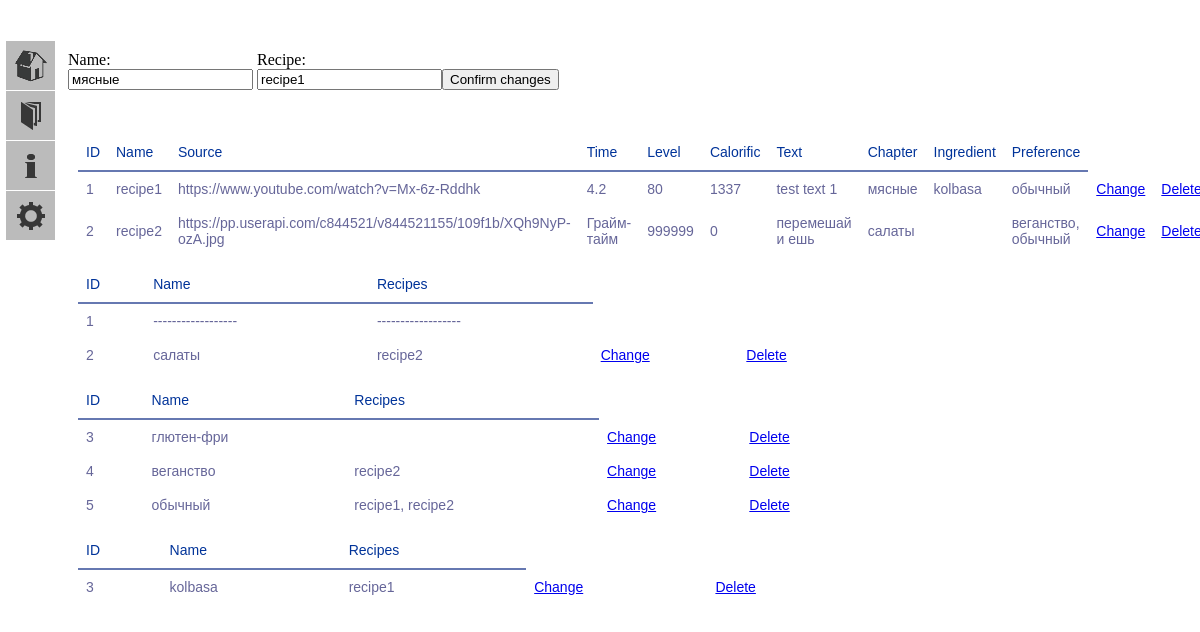
Page /change/chapter/1 on the committed database.
### models.py (models this page shows, shortened)
class Chapter(db.Model):
    id = db.Column(db.Integer, primary_key=True)
    name = db.Column(db.TEXT(16), index=True, unique=True)
    recipes = db.relationship("Recipe")
    def get_item(self, i):
        return {
            0: self.id,
            1: self.name,
            2: ", ".join('{}'.format(x.name) for x in self.recipes)
        }[i]
    def __iter__(self):
        return (self.get_item(i) for i in range(0, 3))

class Recipe(db.Model):
    id = db.Column(db.Integer, primary_key=True)
    name = db.Column(db.TEXT(512), index=True)
    source = db.Column(db.TEXT(512))
    time = db.Column(db.String(32))
    level = db.Column(db.INT)
    calorific = db.Column(db.INT)
    text = db.Column(db.TEXT(8192))
    chapter_id = db.Column(db.Integer, db.ForeignKey("chapter.id", ondelete='CASCADE'), index=True)
    rec_ingr = db.relationship("RecipeIngredient", back_populates='recipes', cascade='all')
    rec_pref = db.relationship("RecipePreference", back_populates='recipes', cascade='all')
    def get_item(self, index):
        return {
            0: str(self.id),
            1: str(self.name),
            2: str(self.source),
            3: str(self.time),
            4: str(self.level),
            5: str(self.calorific),
            6: str(self.text),
            7: ', '.join(list('{}'.format(Chapter.query.get(x.id).name)
                              for x in Chapter.query.filter_by(id=self.chapter_id).all())),
            8: ', '.join(list('{}'.format(Ingredient.query.get(x.ingredient_id).name)
                              for x in RecipeIngredient.query.filter_by(recipe_id=self.id).all())),
            9: ', '.join(list('{}'.format(Preference.query.get(x.preference_id).name)
                              for x in RecipePreference.query.filter_by(recipe_id=self.id).all()))
        }[index]
    def __iter__(self):
        return (self.get_item(i) for i in range(0, 10))

class Ingredient(db.Model):
    id = db.Column(db.Integer, primary_key=True)
    name = db.Column(db.TEXT(16), index=True)
    rec_ingr = db.relationship("RecipeIngredient", back_populates='ingredients', cascade='all')
    def get_item(self, i):
        return{
            0: self.id,
            1: self.name,
            2: ', '.join(map(str, list('{}'.format(Recipe.query.get(x.recipe_id).name)
                                       for x in RecipeIngredient.query.filter_by(ingredient_id=self.id).all())))
        }[i]
    def __iter__(self):
        return (self.get_item(i) for i in range(0, 3))

class Preference(db.Model):
    id = db.Column(db.Integer, primary_key=True)
    name = db.Column(db.TEXT(16), index=True)
    rec_pref = db.relationship("RecipePreference", back_populates='preferences', cascade='all')
    def get_item(self, i):
        return {
            0: self.id,
            1: self.name,
            2: ', '.join(map(str, list('{}'.format(Recipe.query.get(x.recipe_id).name)
                                       for x in RecipePreference.query.filter_by(preference_id=self.id).all())))
        }[i]
    def __iter__(self):
        return (self.get_item(i) for i in range(0, 3))

### app.py (the view)
@app.route('/change/<chtype>/<changing>', methods=['GET', 'POST'])
def change(changing, chtype):
    try:
        contents_dict = {
            "chapter": Chapter.query.all(),
            "recipe": Recipe.query.all(),
            "ingredient": Ingredient.query.all(),
            "preference": Preference.query.all()
        }
        form = form_dict[chtype]
        form = form()
        if form.validate_on_submit():
            form.create_instance(_id=changing)
            flash('{} changed successfully'.format(chtype.capitalize()))
            return redirect(url_for('index'))
        for i in range(len(form)):
            form.get_item(i).data = instance_dict[chtype].query.get(int(changing)).get_item(i)
        return render_template("change.html", form=form, index=int(changing), chtype=chtype, contents_dict=contents_dict,
                               statistics_dict=statistics_dict)
    except Exception:
        flash("An Error while Changing")
        return redirect(url_for('index'))

### forms.py (shortened to what this page needs)
class ChapterForm(Finder):
    recipe = StringField('recipe', validators=[Regexp(".*")])

### forms.py (called while the page is built)
    def get_item(self, i):
        return {
            0: self.id,
            1: self.name,
            2: self.recipe
        }[i]

    def __len__(self):
        return 3

### templates/change.html (shortened to what this page needs)
{% extends "base.html" %}
{% block form %}
<form action="" method="post" name="find">
    <div class="change">
    <p class="change">
        Name:<br>
        {{ form.name }}<br>
        <br>
    </p>
    {% if chtype=='recipe' %}
        <p class="change">
            Source:<br>
            {{ form.source }}<br>
            {% for error in form.errors.source %}
                <span class="error">[{{error}}]</span>
            {% endfor %}<br>
        </p>
        <p class="change">
            Time:<br>
            {{ form.time }}<br>
            {% for error in form.errors.time %}
                <span class="error">[{{error}}]</span>
            {% endfor %}<br>
        </p>
        <p class="change">
            Level:<br>
            {{ form.level }}<br>
            {% for error in form.errors.level %}
                <span class="error">[{{error}}]</span>
            {% endfor %}<br>
        </p>
        <p class="change">
            Calorific:<br>
            {{ form.calorific }}<br>
            {% for error in form.errors.calorific %}
                <span class="error">[{{error}}]</span>
            {% endfor %}<br>
        </p>
        <p class="change">
            Chapter:<br>
            {{ form.chapter }}<br>
            {% for error in form.errors.chapter %}
                <span class="error">[{{error}}]</span>
            {% endfor %}<br>
        </p>
        <p class="change">
            Preference:<br>
            {{ form.preferences }}<br>
            {% for error in form.errors.preference %}
                <span class="error">[{{error}}]</span>
            {% endfor %}<br>
        </p>
        <p class="change">
            Ingredients:<br>
            {{ form.ingredients }}<br>
            {% for error in form.errors.ingredients %}
                <span class="error">[{{error}}]</span>
            {% endfor %}<br>
        </p>
        <p class="change">
            Text:<br>
            {{ form.text }}<br>
            {% for error in form.errors.text %}
                <span class="error">[{{error}}]</span>
            {% endfor %}<br>
        </p>
        <p class="change button-recipe">
            <input type="submit" class="" value="Confirm changes">
        </p>
    {% else %}
        <p class="change">
            Recipe:<br>
            {{ form.recipe }}<br>
            <br>
        </p>
        <p class="change button">
            <input type="submit" class="" value="Confirm changes">
        </p>
    {% endif %}
    </div>
</form>
<table class="recipe">
<tr><th>ID</th><th>Name</th><th>Source</th><th>Time</th><th>Level</th><th>Calorific</th><th>Text</th><th>Chapter</th>
    <th>Ingredient</th><th>Preference</th></tr>
{% for recipe in contents_dict["recipe"] %}
    <tr>
        {% if ((chtype == 'recipe') and ( index == recipe.id )) %}
            <td>{{ recipe.id }}</td>
            {% for i in "Refactor" %}
                <td> {{ i }} </td>
            {% endfor %}
        {% else %}
            {% for item in recipe %}
                <td>{{ item }}</td>
            {% endfor %}
            <td class="after-bt"><a href="{{ url_for('change', changing=recipe.id, chtype='recipe') }}">Change</a></td>
            <td class="after-bt"><a href="{{ url_for('delete', deleting=recipe.id, chtype='recipe') }}">Delete</a></td>
        {% endif %}
    </tr>
{% endfor %}
</table>
<table class="chapter">
<tr><th>ID</th><th>Name</th><th>Recipes</th>
{% for chapter in contents_dict["chapter"] %}
    <tr>
        {% if ( (chtype == 'chapter') and (index == chapter.id) ) %}
            <td>{{ chapter.id }}</td>
            <td> ------------------ </td>
            <td> ------------------ </td>
        {% else %}
            {% for item in chapter %}
                <td>{{ item }}</td>
            {% endfor %}
            <td class="after-bt"><a href="{{ url_for('change', changing=chapter.id, chtype='chapter') }}">Change</a></td>
            <td class="after-bt"><a href="{{ url_for('delete', deleting=chapter.id, chtype='chapter') }}">Delete</a></td>
        {% endif %}
    </tr>
{% endfor %}
</table>
<table class="preference">
<tr><th>ID</th><th>Name</th><th>Recipes</th>
{% for preference in contents_dict["preference"] %}
    <tr>
        {% if ((chtype == 'preference') and ( index == preference.id )) %}
            <td>{{ preference.id }}</td>
            <td> ------------------ </td>
            <td> ------------------ </td>
        {% else %}
            {% for item in preference %}
                <td>{{ item }}</td>
            {% endfor %}
            <td class="after-bt"><a href="{{ url_for('change', changing=preference.id, chtype='preference') }}">Change</a></td>
            <td class="after-bt"><a href="{{ url_for('delete', deleting=preference.id, chtype='preference') }}">Delete</a></td>
        {% endif %}
    </tr>
{% endfor %}
</table>
<table class="ingredient">
<tr><th>ID</th><th>Name</th><th>Recipes</th>
{% for ingredient in contents_dict["ingredient"] %}
    <tr>
        {% if ((chtype == 'ingredient') and ( index == ingredient.id )) %}
            <td>{{ ingredient.id }}</td>
            <td> ------------------ </td>
            <td> ------------------ </td>
        {% else %}
            {% for item in ingredient %}
                <td>{{ item }}</td>
            {% endfor %}
            <td class="after-bt"><a href="{{ url_for('change', changing=ingredient.id, chtype='ingredient') }}">Change</a></td>
            <td class="after-bt"><a href="{{ url_for('delete', deleting=ingredient.id, chtype='ingredient') }}">Delete</a></td>
        {% endif %}
    </tr>
{% endfor %}
</table>
{% endblock %}

### static/css/main.css (style rules this page uses)
body { padding-left: 60px; margin-top: 35px; background: -moz-linear-gradient(-45deg, #ddddfb 5%, #fff 95%); height: 100%; }
table { font-family: "Lucida Sans Unicode", "Lucida Grande", Sans-Serif; font-size: 14px; background: white; max-width: 70%; width: 70%; border-collapse: collapse; text-align: left; margin: 10px; }
th { font-weight: normal; color: #039; border-bottom: 2px solid #6678b1; padding: 10px 8px; }
td { color: #669; padding: 9px 8px; transition: .3s linear; }
.change { display: inline-block; }
div.change { position:relative; }
.change.button { padding-top: 18px; position: absolute; }

### rows in the picture
Chapter: name "мясные", id "1"
Recipe: recipe "1" "4.2" "80" "1337", name "recipe1", source "https://www.youtube.com/watch?v=Mx-6z-Rddhk", text "test text 1"
Ingredient: name "kolbasa", ingredient "3"
Preference: name "обычный", preference "5" "recipe1, recipe2"
Recipe: recipe "2" "999999" "0" "веганство, обычный", name "recipe2", source "https://pp.userapi.com/c844521/v844521155/109f1b/XQh9NyP-ozA.jpg", time "Грайм-тайм", text "перемешай и ешь"
Chapter: name "салаты", chapter "2"
Preference: preference "3", name "глютен-фри"
Preference: preference "4", name "веганство"
